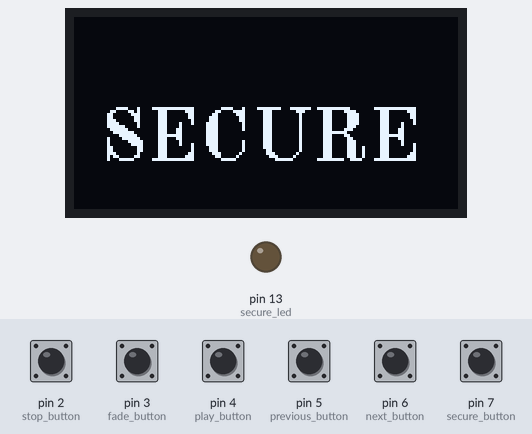
A sketch run on a simulated Arduino Leonardo, built with avr-gcc and run on an emulated ATmega32U4. On the bench: 128×64 one-colour display, output pins drawn as LEDs (lit = HIGH). Inputs (shaded band) come from the test bench; at power-on: pin 2 (stop_button), pin 3 (fade_button), pin 4 (play_button), pin 5 (previous_button), pin 6 (next_button), pin 7 (secure_button) HIGH. USB keyboard and mouse output is not drawn.

Above: at 5.3 s.
5.4 s: pin 7 (secure_button) pulled LOW for 0.15 s
At 5.81 s:
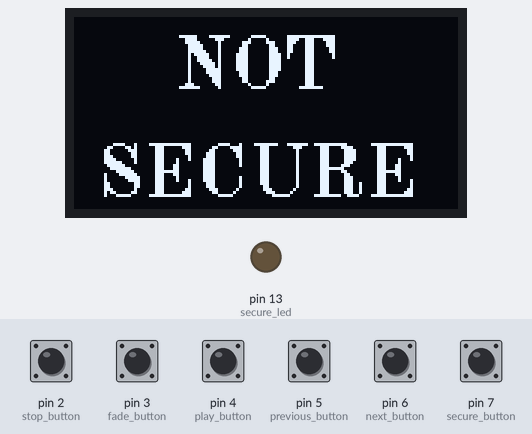
7.4 s: pin 5 (previous_button) pulled LOW for 0.15 s
At 8.2 s:
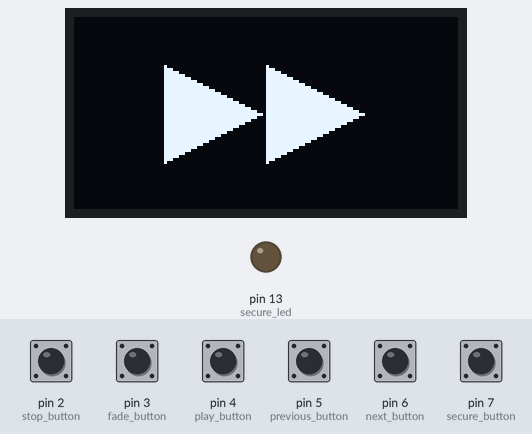
9.8 s: pin 6 (next_button) pulled LOW for 0.15 s
At 10.6 s:
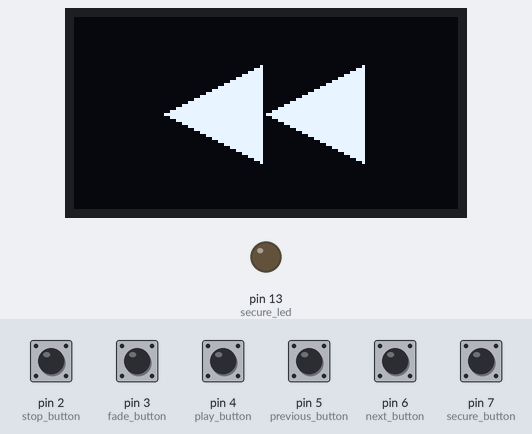
12.3 s: pin 7 (secure_button) pulled LOW for 1 s
At 13.2 s:
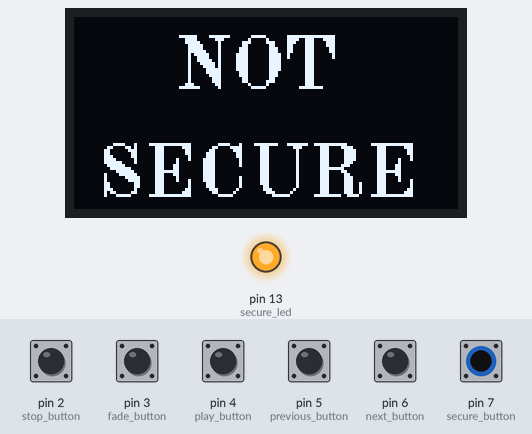
14.9 s: pin 5 (previous_button) pulled LOW for 1 s
At 16.0 s:
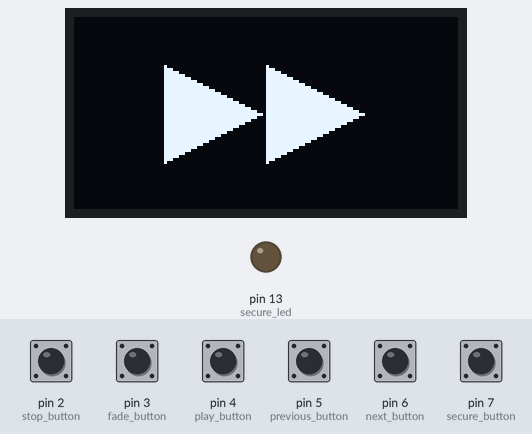
18.1 s: pin 6 (next_button) pulled LOW for 1 s
At 19.4 s:
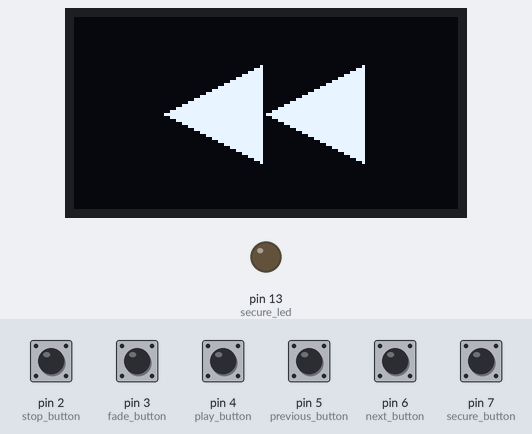
Timing chart, 0 to 21.1 s (numbered marks = the images above; inputs shaded):
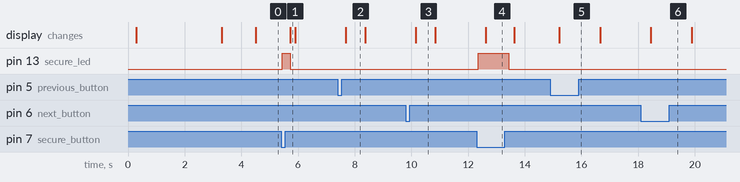

Measured:
- after the input at 5.4 s, pin 13 (secure_led): LOW → HIGH after 0.05 s, → LOW 0.27 s later; the display: changes after 0.32 s (image 1)
- after the input at 7.4 s, the display: changes after 0.28 s (image 2)
- after the input at 9.8 s, the display: changes after 0.35 s (image 3)
- after the input at 12.3 s, pin 13 (secure_led): LOW → HIGH after 0.05 s, → LOW 1.1 s later; the display: changes after 0.32 s (image 4)
- after the input at 14.9 s, the display: changes after 0.31 s (image 5)
- after the input at 18.1 s, the display: changes after 0.34 s (image 6)
- what the display in image 2 shows lasts 0.7 s, from 7.7 s to 8.4 s

The sketch:

multiplay_controller_with_display_UTG8.ino
```cpp
/*
 * Multiplay controller 1.1 by HBT
 * Arduino controller for the Windows Multiplay software
 * for cues controls on live shows.
 * Multiplay is available at http://www.da-share.com/software/multiplay/ .
 *
 */

#include "U8glib.h"
#include <HID.h>
#include <Keyboard.h>

#define stop_button 2       // Pin for the STOP button
#define fade_button 3       // Pin for the FADE ALL button
#define play_button 4       // Pin for the PLAY button
#define previous_button 5   // Pin for the PREVIOUS button
#define next_button 6       // Pin for the NEXT button
#define secure_button 7     // Pin for the SECURE button
#define secure_led 13       // Pin for SECURE led
int waiting = 500;          // Delay in ms for keyboard presses after touch.
boolean firstboot = true;   // Flag to signal booting

U8GLIB_SH1106_128X64 u8g(12, 11, 10, 9);	// SW SPI Com: CLK = 12, MOSI = 11, CS = 10, A0 = 9

// Setting up the assignated key on MULTIPLAY to the buttons on the controller.
int stop_key = 32;        //[space]
int fade_key = 48;        //[0]
int play_key = 46;        //[.]
int previous_key = 217;   //[up arrow]
int next_key = 218;       //[down arrow]

//Functions to draw icons on screen
// Draw SECURE text
void drawSecure(void) {
  u8g.setFont(u8g_font_osb18);
  u8g.drawStr( 9, 48, "SECURE");
}

//Draw Credits
void drawCredits(void) {
  u8g.setFont(u8g_font_helvB12);
  u8g.drawStr( 21, 17, "MULTIPLAY");
  u8g.drawStr( 2, 35, "Controller");
  u8g.drawStr( 23, 63, "ver 1.1");    //Change version number here
}

//Draw NOT SECURE text
void drawUnsecure(void) {
  //u8g.setFont(u8g_font_unifont);
  u8g.setFont(u8g_font_osb18);
  u8g.drawStr( 34, 24, "NOT");
  u8g.drawStr( 8, 60, "SECURE");
}

//Draw STOP icon
void drawStop(void) {
  u8g.drawBox(35,3, 60,60);
}

//Draw FADE icon
void drawFade(void) {
  u8g.drawLine(30,3 , 64,3);
  u8g.drawLine(64,3 , 98, 61);
}

//Draw PLAY icon
void drawPlay(void) {
  u8g.drawTriangle(34,3 , 94,32, 34,61);
}

//Draw PREVIOUS icon
void drawPrevious(void) {
  u8g.drawTriangle(30,16 , 62,32, 30,48);
  u8g.drawTriangle(64,16 , 96,32, 64,48);
}

//Draw NEXT icon
void drawNext(void) {
  u8g.drawTriangle(62,16 , 30,32, 62,48);
  u8g.drawTriangle(96,16 , 64,32, 96,48);
}

//Draw WARNING icon - not implemented yet
void drawCircle(void) {
  u8g.drawDisc(64, 32, 30);
}

//Clear the screen
void clearScreen(void) {
}

//SETUP
void setup(void) {
  // PULL UP enabled on all inputs, to have them all HIGH except if connected to ground (button press)
  pinMode(stop_button, INPUT_PULLUP);
  pinMode(fade_button, INPUT_PULLUP);
  pinMode(play_button, INPUT_PULLUP);
  pinMode(previous_button, INPUT_PULLUP);
  pinMode(next_button, INPUT_PULLUP);
  pinMode(secure_button, INPUT_PULLUP);
  pinMode(secure_led, OUTPUT);

  Keyboard.begin();

  if ( u8g.getMode() == U8G_MODE_BW ) {
    u8g.setColorIndex(1);         // pixel on
  }
}

//LOOP
void loop(void) {

//BOOT SCREEN
  if(firstboot == true){
    //Draw initial CREDITS on display
    u8g.firstPage();
    do {
      drawCredits();
    } while( u8g.nextPage() );
    //Waits 3 seconds
    delay(3000);
    //Set firstboot variable to false to avoid looping all over credits again
    firstboot = false;
    //Clear the screen
    u8g.firstPage();
    do {
      clearScreen();
    } while( u8g.nextPage() );
    delay(1000);
    }

//SECURE MODE
  //Check if the secure button is unpressed, to avoid sending keyboard stroke on accidental one button press.
  if(digitalRead(secure_button)==HIGH){
    //Turn secure led off
    digitalWrite(secure_led, LOW);

    //Draw SECURE on display
    u8g.firstPage();
    do {
      drawSecure();
    } while( u8g.nextPage() );
  }

// UNSECURE MODE - Allows PLAY, STOP and FADE press
  //If secure button is pressed
  if(digitalRead(secure_button)==LOW){
     //Turn on secure led to warn the secure button is pressed.
    digitalWrite(secure_led, HIGH);

    //Draw NOT SECURE on display
    u8g.firstPage();
    do {
      drawUnsecure();
    } while( u8g.nextPage() );

    /*//Draw WARNING circle on display
    u8g.firstPage();
    do {
      drawCircle();
    } while( u8g.nextPage() );
    */

// STOP - Stops all cues
    //If STOP button is pressed
    while(digitalRead(stop_button)==LOW){
      //Draw STOP icon on display
      u8g.firstPage();
      do {
        drawStop();
      } while( u8g.nextPage() );
      //Send stop_key keystroke
      keystroke(stop_key, waiting);
    }

// FADE - Fade out all cues
    //If FADE button is pressed
    while(digitalRead(fade_button)==LOW){
      //Draw FADE icon on display
      u8g.firstPage();
      do {
        drawFade();
      } while( u8g.nextPage() );
      //Send fade_key keystroke
      keystroke(fade_key, waiting);
    }

//PLAY - Play selected cue
    //If PLAY button is pressed
    while(digitalRead(play_button)==LOW){

      //Draw PLAY icon on display
      u8g.firstPage();
      do {
        drawPlay();
      } while( u8g.nextPage() );
      //Send play_key keystroke
      keystroke(play_key, waiting);
    }
  }

// PREVIOUS - Move up on the cue list
  //If PREVIOUS button is pressed
  while(digitalRead(previous_button)==LOW){

    //Draw PREVIOUS icon on display
    u8g.firstPage();
    do {
      drawPrevious();
    } while( u8g.nextPage() );
    //Send previous_key keystroke
    keystroke(previous_key, waiting);
  }

//NEXT - Move down on the cue list
  //If NEXT button is pressed
  while(digitalRead(next_button)==LOW){

    //Draw NEXT icon on display
    u8g.firstPage();
    do {
      drawNext();
    } while( u8g.nextPage() );
    //Send next_key keystroke
    keystroke(next_key, waiting);
  }
}

//KEYSTROKE
//Function to invoke key press with delay dly to debounce key press
void keystroke(int key, int dly){
    Keyboard.write(key);
    delay(dly);
}
```
